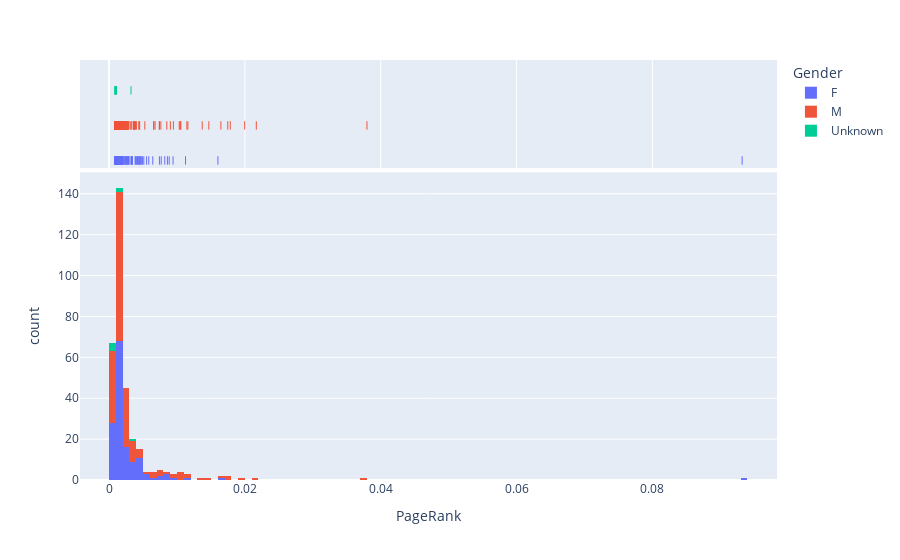

The notebook cell saved with this chart:
### Markdown cell above
PageRank measures the importance of each node within the group, based on the number incoming relationships and the importance of the corresponding source nodes. Only immediate neighbors are taken into consideration. This measure looks similar for both genders.

### Code cell
fig = px.histogram(df, x="PageRank", color="Gender", marginal="rug",nbins=100, hover_data=df.columns)
fig.show()

### Figure 1 — Plotly figure (JSON) as saved in the notebook; plotly's stock layout.template omitted (floating-point values rounded to 4 significant figures; data arrays with more than 128 entries replaced by an {"elided": "..."} marker saying what was removed)
{"data": [{"alignmentgroup": "True", "bingroup": "x", "hovertemplate": "Gender=F<br>PageRank=%{x}<br>count=%{y}<extra></extra>", "legendgroup": "F", "marker": {"color": "#636efa", "pattern": {"shape": ""}}, "name": "F", "nbinsx": 100, "offsetgroup": "F", "orientation": "v", "showlegend": true, "type": "histogram", "x": {"elided": "146 float values"}, "xaxis": "x", "yaxis": "y"}, {"alignmentgroup": "True", "boxpoints": "all", "customdata": {"elided": "146x7 mixed values"}, "fillcolor": "rgba(255,255,255,0)", "hoveron": "points", "hovertemplate": "Gender=%{customdata[2]}<br>PageRank=%{x}<br>studentID=%{customdata[0]}<br>Class=%{customdata[1]}<br>Degree=%{customdata[3]}<br>Closeness=%{customdata[4]}<br>Betweenness=%{customdata[5]}<br>Eigenvector=%{customdata[6]}<extra></extra>", "jitter": 0, "legendgroup": "F", "line": {"color": "rgba(255,255,255,0)"}, "marker": {"color": "#636efa", "symbol": "line-ns-open"}, "name": "F", "offsetgroup": "F", "showlegend": false, "type": "box", "x": {"elided": "146 float values"}, "xaxis": "x2", "yaxis": "y2"}, {"alignmentgroup": "True", "bingroup": "x", "hovertemplate": "Gender=M<br>PageRank=%{x}<br>count=%{y}<extra></extra>", "legendgroup": "M", "marker": {"color": "#EF553B", "pattern": {"shape": ""}}, "name": "M", "nbinsx": 100, "offsetgroup": "M", "orientation": "v", "showlegend": true, "type": "histogram", "x": {"elided": "176 float values"}, "xaxis": "x", "yaxis": "y"}, {"alignmentgroup": "True", "boxpoints": "all", "customdata": {"elided": "176x7 mixed values"}, "fillcolor": "rgba(255,255,255,0)", "hoveron": "points", "hovertemplate": "Gender=%{customdata[2]}<br>PageRank=%{x}<br>studentID=%{customdata[0]}<br>Class=%{customdata[1]}<br>Degree=%{customdata[3]}<br>Closeness=%{customdata[4]}<br>Betweenness=%{customdata[5]}<br>Eigenvector=%{customdata[6]}<extra></extra>", "jitter": 0, "legendgroup": "M", "line": {"color": "rgba(255,255,255,0)"}, "marker": {"color": "#EF553B", "symbol": "line-ns-open"}, "name": "M", "offsetgroup": "M", "showlegend": false, "type": "box", "x": {"elided": "176 float values"}, "xaxis": "x2", "yaxis": "y2"}, {"alignmentgroup": "True", "bingroup": "x", "hovertemplate": "Gender=Unknown<br>PageRank=%{x}<br>count=%{y}<extra></extra>", "legendgroup": "Unknown", "marker": {"color": "#00cc96", "pattern": {"shape": ""}}, "name": "Unknown", "nbinsx": 100, "offsetgroup": "Unknown", "orientation": "v", "showlegend": true, "type": "histogram", "x": [0.0008514, 0.0008617, 0.0009857, 0.001078, 0.0009657, 0.001078, 0.003233], "xaxis": "x", "yaxis": "y"}, {"alignmentgroup": "True", "boxpoints": "all", "customdata": [[34, "MP", "Unknown", 34, 0, 0, 6.174e-103], [41, "MP", "Unknown", 45, 0.009202, 0.0009144, 8.985e-98], [243, "MP", "Unknown", 37, 0.05954, 0.000634, 5.047e-71], [420, "MP", "Unknown", 35, 0.1323, 0.001998, 2.153e-49], [58, "PC*", "Unknown", 52, 0.01534, 0.002096, 9.051e-98], [209, "PC*", "Unknown", 18, 0.06945, 0.0005264, 4.193e-68], [979, "2BIO2", "Unknown", 20, 0.2525, 0.0001521, 5.443e-27]], "fillcolor": "rgba(255,255,255,0)", "hoveron": "points", "hovertemplate": "Gender=%{customdata[2]}<br>PageRank=%{x}<br>studentID=%{customdata[0]}<br>Class=%{customdata[1]}<br>Degree=%{customdata[3]}<br>Closeness=%{customdata[4]}<br>Betweenness=%{customdata[5]}<br>Eigenvector=%{customdata[6]}<extra></extra>", "jitter": 0, "legendgroup": "Unknown", "line": {"color": "rgba(255,255,255,0)"}, "marker": {"color": "#00cc96", "symbol": "line-ns-open"}, "name": "Unknown", "offsetgroup": "Unknown", "showlegend": false, "type": "box", "x": [0.0008514, 0.0008617, 0.0009857, 0.001078, 0.0009657, 0.001078, 0.003233], "xaxis": "x2", "yaxis": "y2"}], "layout": {"autosize": true, "barmode": "relative", "legend": {"title": {"text": "Gender"}, "tracegroupgap": 0}, "margin": {"t": 60}, "xaxis": {"anchor": "y", "autorange": true, "domain": [0, 1], "range": [-0.00428, 0.09835], "title": {"text": "PageRank"}, "type": "linear"}, "xaxis2": {"anchor": "y2", "autorange": true, "domain": [0, 1], "matches": "x", "range": [-0.00428, 0.09835], "showgrid": true, "showticklabels": false, "type": "linear"}, "yaxis": {"anchor": "x", "autorange": true, "domain": [0, 0.7326], "range": [0, 150.5], "title": {"text": "count"}}, "yaxis2": {"anchor": "x2", "autorange": true, "domain": [0.7426, 1], "matches": "y2", "range": [-0.6678, 2.5], "showgrid": false, "showline": false, "showticklabels": false, "ticks": "", "type": "category"}}}
